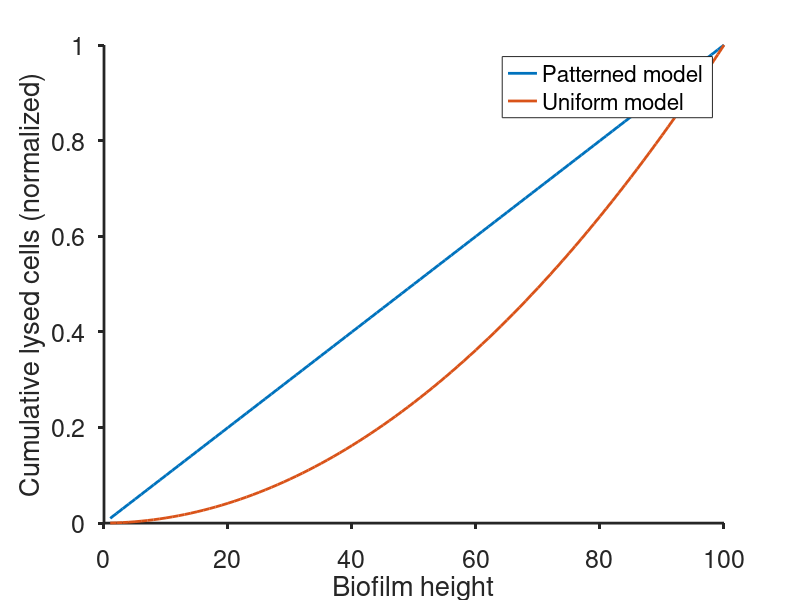

Here is the MATLAB script that generated this plot: (Note: this script raises an error after producing the figure.)
% 1D Model: Coupling of lysis to biofilm volume

% Georgia Squyres, Newman Lab, Caltech

function lysisCoupling1D

height = 1:100; % specify linearly increasing biofilm height
time = 1:length(height); % time steps to model

% Patterned model:
lysisPatterned = ones(length(height),1); 
lysisPatterned = cumsum(lysisPatterned);
lysisPatterned = lysisPatterned./max(lysisPatterned);

% Uniform model:
lysisUniform = height;
lysisUniform = cumsum(lysisUniform);
lysisUniform = lysisUniform./max(lysisUniform);

figure; hold on;
plot(height,lysisPatterned,'LineWidth',2);
plot(height,lysisUniform,'LineWidth',2);

xlabel('Biofilm height')
ylabel('Cumulative lysed cells (normalized)')
set(gca,'LineWidth',2,'FontSize',18,'TickDir','out')

temp = legend({'Patterned model','Uniform model'}); temp.Location = 'northwest'; temp.Box = 'off';

end